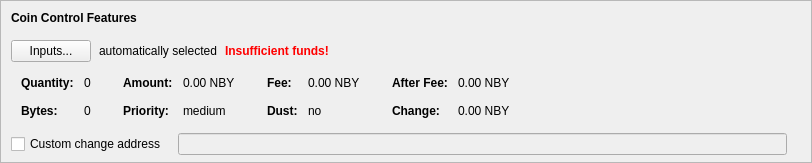
    <widget class="QFrame" name="frameCoinControl">
     <property name="sizePolicy">
      <sizepolicy hsizetype="Expanding" vsizetype="Expanding">
       <horstretch>0</horstretch>
       <verstretch>0</verstretch>
      </sizepolicy>
     </property>
     <property name="maximumSize">
      <size>
       <width>16777215</width>
       <height>16777215</height>
      </size>
     </property>
     <property name="frameShape">
      <enum>QFrame::StyledPanel</enum>
     </property>
     <property name="frameShadow">
      <enum>QFrame::Sunken</enum>
     </property>
     <layout class="QVBoxLayout" name="verticalLayoutCoinControl2">
      <property name="spacing">
       <number>0</number>
      </property>
      <property name="leftMargin">
       <number>0</number>
      </property>
      <property name="topMargin">
       <number>0</number>
      </property>
      <property name="rightMargin">
       <number>0</number>
      </property>
      <property name="bottomMargin">
       <number>6</number>
      </property>
      <item>
       <layout class="QVBoxLayout" name="verticalLayoutCoinControl" stretch="0,0,0,0,1">
        <property name="spacing">
         <number>0</number>
        </property>
        <property name="leftMargin">
         <number>10</number>
        </property>
        <property name="topMargin">
         <number>10</number>
        </property>
        <item>
         <layout class="QHBoxLayout" name="horizontalLayoutCoinControl1">
          <property name="bottomMargin">
           <number>15</number>
          </property>
          <item>
           <widget class="QLabel" name="labelCoinControlFeatures">
            <property name="sizePolicy">
             <sizepolicy hsizetype="Preferred" vsizetype="Maximum">
              <horstretch>0</horstretch>
              <verstretch>0</verstretch>
             </sizepolicy>
            </property>
            <property name="font">
             <font>
              <weight>75</weight>
              <bold>true</bold>
             </font>
            </property>
            <property name="styleSheet">
             <string notr="true">font-weight:bold;</string>
            </property>
            <property name="text">
             <string>Coin Control Features</string>
            </property>
           </widget>
          </item>
         </layout>
        </item>
        <item>
         <layout class="QHBoxLayout" name="horizontalLayoutCoinControl2" stretch="0,0,0,0">
          <property name="spacing">
           <number>8</number>
          </property>
          <property name="bottomMargin">
           <number>10</number>
          </property>
          <item>
           <widget class="QPushButton" name="pushButtonCoinControl">
            <property name="styleSheet">
             <string notr="true"/>
            </property>
            <property name="text">
             <string>Inputs...</string>
            </property>
            <property name="autoDefault">
             <bool>false</bool>
            </property>
           </widget>
          </item>
          <item>
           <widget class="QLabel" name="labelCoinControlAutomaticallySelected">
            <property name="text">
             <string>automatically selected</string>
            </property>
            <property name="margin">
             <number>5</number>
            </property>
           </widget>
          </item>
          <item>
           <widget class="QLabel" name="labelCoinControlInsuffFunds">
            <property name="font">
             <font>
              <weight>75</weight>
              <bold>true</bold>
             </font>
            </property>
            <property name="styleSheet">
             <string notr="true">color:red;font-weight:bold;</string>
            </property>
            <property name="text">
             <string>Insufficient funds!</string>
            </property>
            <property name="margin">
             <number>5</number>
            </property>
           </widget>
          </item>
          <item>
           <spacer name="horizontalSpacerCoinControl">
            <property name="orientation">
             <enum>Qt::Horizontal</enum>
            </property>
            <property name="sizeHint" stdset="0">
             <size>
              <width>40</width>
              <height>1</height>
             </size>
            </property>
           </spacer>
          </item>
         </layout>
        </item>
        <item>
         <widget class="QWidget" name="widgetCoinControl" native="true">
          <property name="sizePolicy">
           <sizepolicy hsizetype="Preferred" vsizetype="Preferred">
            <horstretch>0</horstretch>
            <verstretch>0</verstretch>
           </sizepolicy>
          </property>
          <property name="minimumSize">
           <size>
            <width>0</width>
            <height>0</height>
           </size>
          </property>
          <property name="styleSheet">
           <string notr="true"/>
          </property>
          <layout class="QHBoxLayout" name="horizontalLayoutCoinControl5">
           <property name="leftMargin">
            <number>0</number>
           </property>
           <property name="topMargin">
            <number>0</number>
           </property>
           <property name="rightMargin">
            <number>0</number>
           </property>
           <property name="bottomMargin">
            <number>0</number>
           </property>
           <item>
            <layout class="QHBoxLayout" name="horizontalLayoutCoinControl3" stretch="0,0,0,1">
             <property name="spacing">
              <number>20</number>
             </property>
             <property name="topMargin">
              <number>0</number>
             </property>
             <property name="bottomMargin">
              <number>10</number>
             </property>
             <item>
              <layout class="QFormLayout" name="formLayoutCoinControl1">
               <property name="horizontalSpacing">
                <number>10</number>
               </property>
               <property name="verticalSpacing">
                <number>14</number>
               </property>
               <property name="leftMargin">
                <number>10</number>
               </property>
               <property name="topMargin">
                <number>4</number>
               </property>
               <property name="rightMargin">
                <number>6</number>
               </property>
               <item row="0" column="0">
                <widget class="QLabel" name="labelCoinControlQuantityText">
                 <property name="font">
                  <font>
                   <weight>75</weight>
                   <bold>true</bold>
                  </font>
                 </property>
                 <property name="text">
                  <string>Quantity:</string>
                 </property>
                 <property name="margin">
                  <number>0</number>
                 </property>
                </widget>
               </item>
               <item row="0" column="1">
                <widget class="QLabel" name="labelCoinControlQuantity">
                 <property name="cursor">
                  <cursorShape>IBeamCursor</cursorShape>
                 </property>
                 <property name="contextMenuPolicy">
                  <enum>Qt::ActionsContextMenu</enum>
                 </property>
                 <property name="text">
                  <string notr="true">0</string>
                 </property>
                 <property name="margin">
                  <number>0</number>
                 </property>
                 <property name="textInteractionFlags">
                  <set>Qt::LinksAccessibleByMouse|Qt::TextSelectableByKeyboard|Qt::TextSelectableByMouse</set>
                 </property>
                </widget>
               </item>
               <item row="1" column="0">
                <widget class="QLabel" name="labelCoinControlBytesText">
                 <property name="font">
                  <font>
                   <weight>75</weight>
                   <bold>true</bold>
                  </font>
                 </property>
                 <property name="text">
                  <string>Bytes:</string>
                 </property>
                </widget>
               </item>
               <item row="1" column="1">
                <widget class="QLabel" name="labelCoinControlBytes">
                 <property name="cursor">
                  <cursorShape>IBeamCursor</cursorShape>
                 </property>
                 <property name="contextMenuPolicy">
                  <enum>Qt::ActionsContextMenu</enum>
                 </property>
                 <property name="text">
                  <string notr="true">0</string>
                 </property>
                 <property name="textInteractionFlags">
                  <set>Qt::LinksAccessibleByMouse|Qt::TextSelectableByKeyboard|Qt::TextSelectableByMouse</set>
                 </property>
                </widget>
               </item>
              </layout>
             </item>
             <item>
              <layout class="QFormLayout" name="formLayoutCoinControl2">
               <property name="horizontalSpacing">
                <number>10</number>
               </property>
               <property name="verticalSpacing">
                <number>14</number>
               </property>
               <property name="leftMargin">
                <number>6</number>
               </property>
               <property name="topMargin">
                <number>4</number>
               </property>
               <property name="rightMargin">
                <number>6</number>
               </property>
               <item row="0" column="0">
                <widget class="QLabel" name="labelCoinControlAmountText">
                 <property name="font">
                  <font>
                   <weight>75</weight>
                   <bold>true</bold>
                  </font>
                 </property>
                 <property name="text">
                  <string>Amount:</string>
                 </property>
                 <property name="margin">
                  <number>0</number>
                 </property>
                </widget>
               </item>
               <item row="0" column="1">
                <widget class="QLabel" name="labelCoinControlAmount">
                 <property name="cursor">
                  <cursorShape>IBeamCursor</cursorShape>
                 </property>
                 <property name="contextMenuPolicy">
                  <enum>Qt::ActionsContextMenu</enum>
                 </property>
                 <property name="text">
                  <string notr="true">0.00 NBY</string>
                 </property>
                 <property name="textInteractionFlags">
                  <set>Qt::LinksAccessibleByMouse|Qt::TextSelectableByKeyboard|Qt::TextSelectableByMouse</set>
                 </property>
                </widget>
               </item>
               <item row="1" column="0">
                <widget class="QLabel" name="labelCoinControlPriorityText">
                 <property name="font">
                  <font>
                   <weight>75</weight>
                   <bold>true</bold>
                  </font>
                 </property>
                 <property name="text">
                  <string>Priority:</string>
                 </property>
                </widget>
               </item>
               <item row="1" column="1">
                <widget class="QLabel" name="labelCoinControlPriority">
                 <property name="cursor">
                  <cursorShape>IBeamCursor</cursorShape>
                 </property>
                 <property name="contextMenuPolicy">
                  <enum>Qt::ActionsContextMenu</enum>
                 </property>
                 <property name="text">
                  <string>medium</string>
                 </property>
                 <property name="textInteractionFlags">
                  <set>Qt::LinksAccessibleByMouse|Qt::TextSelectableByKeyboard|Qt::TextSelectableByMouse</set>
                 </property>
                </widget>
               </item>
              </layout>
             </item>
             <item>
              <layout class="QFormLayout" name="formLayoutCoinControl3">
               <property name="horizontalSpacing">
                <number>10</number>
               </property>
               <property name="verticalSpacing">
                <number>14</number>
               </property>
               <property name="leftMargin">
                <number>6</number>
               </property>
               <property name="topMargin">
                <number>4</number>
               </property>
               <property name="rightMargin">
                <number>6</number>
               </property>
               <item row="0" column="0">
                <widget class="QLabel" name="labelCoinControlFeeText">
                 <property name="font">
                  <font>
                   <weight>75</weight>
                   <bold>true</bold>
                  </font>
                 </property>
                 <property name="text">
                  <string>Fee:</string>
                 </property>
                 <property name="margin">
                  <number>0</number>
                 </property>
                </widget>
               </item>
               <item row="0" column="1">
                <widget class="QLabel" name="labelCoinControlFee">
                 <property name="cursor">
                  <cursorShape>IBeamCursor</cursorShape>
                 </property>
                 <property name="contextMenuPolicy">
                  <enum>Qt::ActionsContextMenu</enum>
                 </property>
                 <property name="text">
                  <string notr="true">0.00 NBY</string>
                 </property>
                 <property name="textInteractionFlags">
                  <set>Qt::LinksAccessibleByMouse|Qt::TextSelectableByKeyboard|Qt::TextSelectableByMouse</set>
                 </property>
                </widget>
               </item>
               <item row="1" column="0">
                <widget class="QLabel" name="labelCoinControlLowOutputText">
                 <property name="font">
                  <font>
                   <weight>75</weight>
                   <bold>true</bold>
                  </font>
                 </property>
                 <property name="text">
                  <string>Dust:</string>
                 </property>
                </widget>
               </item>
               <item row="1" column="1">
                <widget class="QLabel" name="labelCoinControlLowOutput">
                 <property name="cursor">
                  <cursorShape>IBeamCursor</cursorShape>
                 </property>
                 <property name="contextMenuPolicy">
                  <enum>Qt::ActionsContextMenu</enum>
                 </property>
                 <property name="text">
                  <string>no</string>
                 </property>
                 <property name="textInteractionFlags">
                  <set>Qt::LinksAccessibleByMouse|Qt::TextSelectableByKeyboard|Qt::TextSelectableByMouse</set>
                 </property>
                </widget>
               </item>
              </layout>
             </item>
             <item>
              <layout class="QFormLayout" name="formLayoutCoinControl4">
               <property name="horizontalSpacing">
                <number>10</number>
               </property>
               <property name="verticalSpacing">
                <number>14</number>
               </property>
               <property name="leftMargin">
                <number>6</number>
               </property>
               <property name="topMargin">
                <number>4</number>
               </property>
               <property name="rightMargin">
                <number>6</number>
               </property>
               <item row="0" column="0">
                <widget class="QLabel" name="labelCoinControlAfterFeeText">
                 <property name="font">
                  <font>
                   <weight>75</weight>
                   <bold>true</bold>
                  </font>
                 </property>
                 <property name="text">
                  <string>After Fee:</string>
                 </property>
                 <property name="margin">
                  <number>0</number>
                 </property>
                </widget>
               </item>
               <item row="0" column="1">
                <widget class="QLabel" name="labelCoinControlAfterFee">
                 <property name="cursor">
                  <cursorShape>IBeamCursor</cursorShape>
                 </property>
                 <property name="contextMenuPolicy">
                  <enum>Qt::ActionsContextMenu</enum>
                 </property>
                 <property name="text">
                  <string notr="true">0.00 NBY</string>
                 </property>
                 <property name="textInteractionFlags">
                  <set>Qt::LinksAccessibleByMouse|Qt::TextSelectableByKeyboard|Qt::TextSelectableByMouse</set>
                 </property>
                </widget>
               </item>
               <item row="1" column="0">
                <widget class="QLabel" name="labelCoinControlChangeText">
                 <property name="font">
                  <font>
                   <weight>75</weight>
                   <bold>true</bold>
                  </font>
                 </property>
                 <property name="text">
                  <string>Change:</string>
                 </property>
                </widget>
               </item>
               <item row="1" column="1">
                <widget class="QLabel" name="labelCoinControlChange">
                 <property name="cursor">
                  <cursorShape>IBeamCursor</cursorShape>
                 </property>
                 <property name="contextMenuPolicy">
                  <enum>Qt::ActionsContextMenu</enum>
                 </property>
                 <property name="text">
                  <string notr="true">0.00 NBY</string>
                 </property>
                 <property name="textInteractionFlags">
                  <set>Qt::LinksAccessibleByMouse|Qt::TextSelectableByKeyboard|Qt::TextSelectableByMouse</set>
                 </property>
                </widget>
               </item>
              </layout>
             </item>
            </layout>
           </item>
          </layout>
         </widget>
        </item>
        <item>
         <layout class="QHBoxLayout" name="horizontalLayoutCoinControl4" stretch="0,0,0">
          <property name="spacing">
           <number>12</number>
          </property>
          <property name="sizeConstraint">
           <enum>QLayout::SetDefaultConstraint</enum>
          </property>
          <property name="topMargin">
           <number>5</number>
          </property>
          <property name="rightMargin">
           <number>5</number>
          </property>
          <item>
           <widget class="QCheckBox" name="checkBoxCoinControlChange">
            <property name="toolTip">
             <string>If this is activated, but the change address is empty or invalid, change will be sent to a newly generated address.</string>
            </property>
            <property name="text">
             <string>Custom change address</string>
            </property>
           </widget>
          </item>
          <item>
           <widget class="QValidatedLineEdit" name="lineEditCoinControlChange">
            <property name="enabled">
             <bool>false</bool>
            </property>
            <property name="sizePolicy">
             <sizepolicy hsizetype="Expanding" vsizetype="Fixed">
              <horstretch>0</horstretch>
              <verstretch>0</verstretch>
             </sizepolicy>
            </property>
           </widget>
          </item>
          <item>
           <widget class="QLabel" name="labelCoinControlChangeLabel">
            <property name="sizePolicy">
             <sizepolicy hsizetype="Preferred" vsizetype="Expanding">
              <horstretch>0</horstretch>
              <verstretch>0</verstretch>
             </sizepolicy>
            </property>
            <property name="minimumSize">
             <size>
              <width>0</width>
              <height>0</height>
             </size>
            </property>
            <property name="text">
             <string/>
            </property>
            <property name="margin">
             <number>3</number>
            </property>
           </widget>
          </item>
         </layout>
        </item>
        <item>
         <spacer name="verticalSpacerCoinControl">
          <property name="orientation">
           <enum>Qt::Vertical</enum>
          </property>
          <property name="sizeHint" stdset="0">
           <size>
            <width>800</width>
            <height>1</height>
           </size>
          </property>
         </spacer>
        </item>
       </layout>
      </item>
     </layout>
    </widget>
